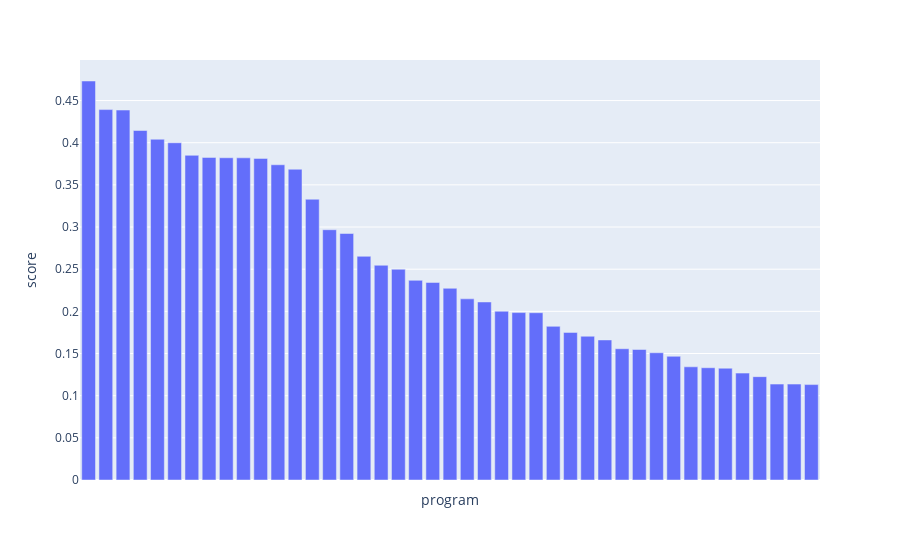

Notebook code for this chart:
### Code cell
import plotly.express as px
fig = px.bar(results, x="program", y="score")
fig.update_xaxes(showticklabels=False) # we hide x labels because it takes too much room. We can see school names by hovering bars
fig.show()

### Figure 1 — Plotly figure (JSON) as saved in the notebook; plotly's stock layout.template omitted (floating-point values rounded to 4 significant figures)
{"data": [{"alignmentgroup": "True", "hovertemplate": "program=%{x}<br>score=%{y}<extra></extra>", "legendgroup": "", "marker": {"color": "#636efa", "pattern": {"shape": ""}}, "name": "", "offsetgroup": "", "orientation": "v", "showlegend": false, "textposition": "auto", "type": "bar", "x": ["M2 - Parcours Probabilités et Finance (El Karoui) - Institut Polytechnique de Paris", "M2 - Parcours Ingénierie mathématique (Majeure Ingénierie financière et modèles aléatoires) - Sorbonne Université Sciences", "M2 Ingénierie Statistique et financière - Université Paris Dauphine-PSL", "M2 IRFA (choisir option Ingénierie Mathématique de la Finance) - Université Panthéon - Sorbonne", "Quantitative Finance - Vienna University of Economics and Business", "M2 - Ingénierie économique et financière - Université Paris Dauphine-PSL", "M2 IMAFA - Université Côte d’Azur", "Mathématiques, finance computationnelle, actuariat - Université de Lille", "Monnaie, Banque, Finance, Assurance (Parcours techniques financières et bancaires) - Université Panthéon - Assas", "MOSEF - Université Panthéon - Sorbonne", "Econométrie & Statistiques, parcours Ingénierie des Risques Financiers - ISFA", "Statistique du risque - Université de Nanterre", "Laure Élie / M2MO - Université Paris Cité", "M. Sc. in quantitative finance - University of Zurich", "M. Sc. Quantitative finance - Erasmus University Rotterdam", "Quantitative finance - University of Bologna", "Financial mathematics - Université du Luxembourg", "MCom (Quantitative Finance) Research - University of Johannesburg", "Financial Markets - Université Paris Dauphine-PSL", "M2 Finance quantitative (M2QF) - Université Paris-Saclay", "MMMEF - Université Panthéon - Sorbonne", "Master mathématiques de la finance et des données (lamberton) - Université Gustave Eiffel & École des Ponts - UPEC", "Statistics, Finance and Actuarial Science - Institut Polytechnique de Paris", "Finance Quantitative - Grenoble IAE", "M2 - Parcours Probabilités et Modèles Aléatoires - Sorbonne Université Sciences", "Maîtrise en finance mathématique et computationnelle (MSc) - Université de Montréal", "Master’s in Stochastics and Financial Mathematics - University of Amsterdam", "M2 - Mathématiques de l'Assurance de l'Economie et de la Finance - Université Paris Dauphine-PSL", "M2 - Research in Finance - Université Paris Dauphine-PSL", "M. Sc. Finance (spécialité financial mathematics) - Universität Ulm", "Mathematics of Randomness - Institut Polytechnique de Paris", "Quantitative finance - Wirtschafts Universität", "Ingénierie Statistique et Informatique de la Finance, de l’Assurance et du Risque (ISIFAR) - Université Paris Cité", "Finance quantitative - IAE Lille", "Mathematical Finance and Actuarial Science - Technical University of Munich", "Quantitative Economic Analysis - Université Paris Dauphine-PSL", "Master probabilités et statistiques des nouvelles données (choisir option finance pour l’UPEC) - Université Gustave Eiffel - UPEC", "Mathématiques, Apprentissage, Sciences et Humanités - Université Paris Dauphine-PSL", "INGÉNIERIE FINANCIÈRE ET MODÉLISATION - Université Sorbonne Paris Nord", "M2 Mathématiques de l’aléatoire - Université Paris-Saclay", "M2 MAIF - CY Cergy Paris Université", "Master mathématiques et informatique (choisir option finance) - UPEC", "M2 DATA SCIENCE : SANTÉ, ASSURANCE ET FINANCE (choisir les options finance) - Université Paris-Saclay"], "xaxis": "x", "y": [0.4732, 0.4393, 0.4387, 0.4145, 0.4041, 0.3999, 0.385, 0.3825, 0.3821, 0.3821, 0.3814, 0.3738, 0.3685, 0.333, 0.2968, 0.2923, 0.2653, 0.2546, 0.2499, 0.2368, 0.2343, 0.2273, 0.2148, 0.2111, 0.2001, 0.1985, 0.1984, 0.1822, 0.175, 0.1705, 0.1661, 0.1556, 0.1548, 0.1509, 0.1467, 0.1342, 0.1331, 0.1326, 0.1268, 0.1226, 0.1137, 0.1137, 0.1131], "yaxis": "y"}], "layout": {"barmode": "relative", "legend": {"tracegroupgap": 0}, "margin": {"t": 60}, "xaxis": {"anchor": "y", "domain": [0, 1], "showticklabels": false, "title": {"text": "program"}}, "yaxis": {"anchor": "x", "domain": [0, 1], "title": {"text": "score"}}}}
